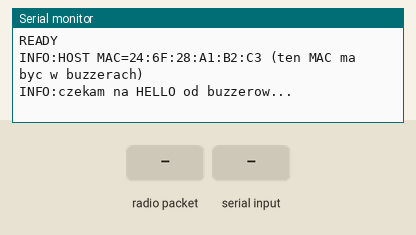
Simulated run of this sketch. Board: ESP32. On the bench: the last lines printed to the serial monitor. The inputs (shaded band) are chosen by the test bench.

Above: at 1.7 s.
1.8 s: radio packet "ARM" arrives
At 2.8 s:
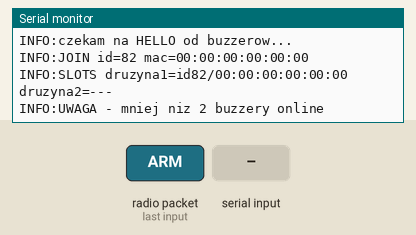
3.3 s: "ARM\n" received over Serial
At 4.4 s:
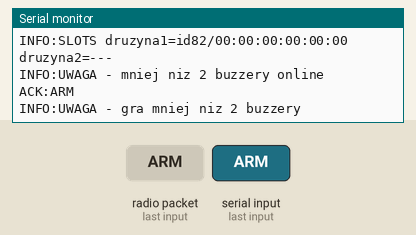
4.8 s: "RESET\n" received over Serial
At 5.6 s:
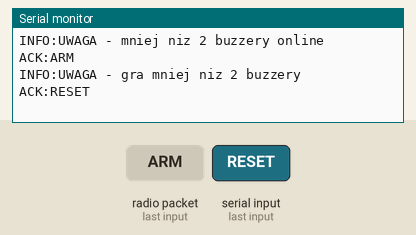
6.3 s: "PING\n" received over Serial
At 6.7 s:
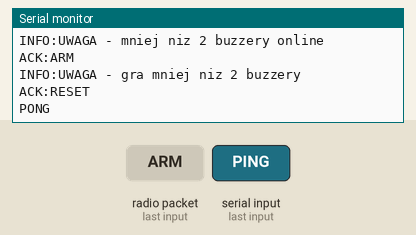
9.3 s: radio packet "RESET" arrives
At 9.7 s:
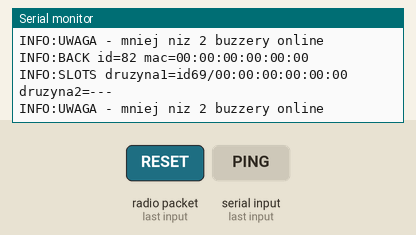
10.8 s: "WHO\n" received over Serial
At 11.6 s:
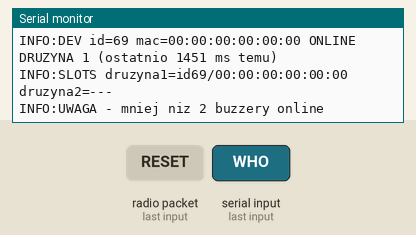

Measured:
- after the input at 1.8 s, the serial monitor: prints a new line after 0.05 s (image 1)
- after the input at 3.3 s, the serial monitor: prints a new line at once (image 2)
- after the input at 4.8 s, the serial monitor: prints a new line at once (image 3)
- after the input at 6.3 s, the serial monitor: prints a new line at once (image 4)
- after the input at 9.3 s, the serial monitor: prints a new line after 0.05 s (image 5)
- after the input at 10.8 s, the serial monitor: prints a new line at once (image 6)

The sketch:

host_v2.ino
```cpp
// ===== HOST - Familiada v2 (dynamiczne buzzery: dowolne 2 z N) =====
//
// CO SIE ZMIENIA DLA APKI: NIC.
// Apka dalej wysyla ARM / RESET / PING,
// host dalej odsyla READY / BUZZ:1 / BUZZ:2 / ACK:ARM / ACK:RESET / PONG.
// BUZZ:1 i BUZZ:2 to NUMER DRUZYNY (slot), a nie numer fizycznego buzzera.
// Dochodza dodatkowe linie diagnostyczne z prefiksem "INFO:" - apka moze je
// spokojnie ignorowac (tak samo jak dotad ignorowala "ERR:unknown:").
//
// JAK TO DZIALA
// - MAC-ow buzzerow NIE trzeba juz wklejac. Host uczy sie ich sam.
// - Kazdy buzzer co ~3 s wysyla HELLO. Host trzyma liste wlaczonych.
// - Host sortuje wlaczone buzzery po ich MY_ID rosnaco:
//   najnizszy MY_ID -> DRUZYNA 1 (slot 1, ring czerwony)
//   drugi w kolejce -> DRUZYNA 2 (slot 2, ring niebieski)
//   reszta -> REZERWA (slot 0, ring bursztynowy, buzz ignorowany)
//   Przydzial jest DETERMINISTYCZNY: reset hosta / apki nie zamieni druzyn
//   miejscami.
// - Buzzer, ktory zamilknie na ponad 6 s (wylaczony, padl), wypada z listy
//   i sloty licza sie od nowa. Wystarczy: wylacz zepsuty, wlacz zapasowy.
// - Przeliczanie slotow dzieje sie TYLKO w stanie LOCKED (miedzy rundami),
//   zeby nic sie nie przestawilo w srodku pojedynku.
//
// SCENARIUSZ AWARYJNY NA WESELU
// 1. Wylacz oba buzzery pstryczkiem.
// 2. Wlacz ten, ktory dziala + zapasowy.
// 3. Poczekaj ~5 s. Ringi zapala sie na czerwono i niebiesko = gotowe.
//    (Czerwony to zawsze DRUZYNA 1.)
// 4. Reload apki, Polacz z hostem, graj dalej. Hosta nie trzeba ruszac.
//
// DODATKOWE KOMENDY (do wpisania recznie w Serial Monitorze, apka ich nie uzywa)
//   WHO    - wypisz liste wykrytych buzzerow i przydzialy
//   RESCAN - wyczysc liste, przydziel od nowa (buzzery zglosza sie w ~3 s)
//   SWAP   - zamien DRUZYNE 1 z DRUZYNA 2 miejscami

#include <WiFi.h>
#include <esp_now.h>

// ---- protokol ESP-NOW ----
#define MSG_BUZZ   1   // buzzer -> host: wcisnieto
#define MSG_WIN    2   // host -> buzzer: swiec
#define MSG_OFF    3   // host -> buzzer: gas
#define MSG_HELLO  4   // buzzer -> host: zyje, jestem MY_ID
#define MSG_ASSIGN 5   // host -> buzzer: twoj slot (0/1/2)

#define MAX_DEV 8
#define DEV_TIMEOUT_MS 6000  // brak HELLO tak dlugo = buzzer wypada z gry
                              // (buzzer nadaje HELLO co 2 s -> 3 zgubione pakiety
                              //  zanim uznamy go za wylaczonego)

typedef struct {
  uint8_t type;
  uint8_t id;
} Packet;

struct Dev {
  bool used;
  bool online;
  bool peer;
  uint8_t mac[6];
  uint8_t id;        // MY_ID zgloszony przez buzzer
  uint8_t slot;      // 0 = rezerwa, 1 = druzyna 1, 2 = druzyna 2
  unsigned long lastSeen;
};
Dev devs[MAX_DEV];

enum State { LOCKED, ARMED, BUZZED };
State state = LOCKED;
bool needRecalc = false;

// --- kolejka zdarzen z callbacku ESP-NOW (callback nic sam nie wysyla) ---
struct Evt { uint8_t mac[6]; uint8_t type; uint8_t id; };
#define QN 16
Evt q[QN];
volatile uint8_t qHead = 0, qTail = 0;

String serialBuffer = "";

// ---------- POMOCNICZE ----------

String macStr(const uint8_t *m) {
  char b[18];
  sprintf(b, "%02X:%02X:%02X:%02X:%02X:%02X", m[0], m[1], m[2], m[3], m[4], m[5]);
  return String(b);
}

int findDev(const uint8_t *mac) {
  for (int i = 0; i < MAX_DEV; i++)
    if (devs[i].used && memcmp(devs[i].mac, mac, 6) == 0) return i;
  return -1;
}

void ensurePeer(int i) {
  if (devs[i].peer) return;
  esp_now_peer_info_t p = {};
  memcpy(p.peer_addr, devs[i].mac, 6);
  p.channel = 0;
  p.encrypt = false;
  esp_err_t r = esp_now_add_peer(&p);
  if (r == ESP_OK || r == ESP_ERR_ESPNOW_EXIST) devs[i].peer = true;
}

void sendPacket(int i, uint8_t type, uint8_t id) {
  if (i < 0 || !devs[i].used) return;
  ensurePeer(i);
  Packet p = { type, id };
  esp_now_send(devs[i].mac, (uint8_t*)&p, sizeof(p));
}

void sendAssign(int i) {
  sendPacket(i, MSG_ASSIGN, devs[i].slot);
}

void sendOffAll() {
  // celowo do WSZYSTKICH znanych, nie tylko "online" - gdyby ktorys zostal
  // blednie uznany za offline, i tak ma zgasnac
  for (int i = 0; i < MAX_DEV; i++)
    if (devs[i].used) sendPacket(i, MSG_OFF, 0);
}

int devForSlot(uint8_t slot) {
  for (int i = 0; i < MAX_DEV; i++)
    if (devs[i].used && devs[i].online && devs[i].slot == slot) return i;
  return -1;
}

int countTeams() {
  int n = 0;
  if (devForSlot(1) >= 0) n++;
  if (devForSlot(2) >= 0) n++;
  return n;
}

// ---------- LISTA URZADZEN ----------

int findOrAdd(const uint8_t *mac, uint8_t id) {
  int i = findDev(mac);
  if (i >= 0) {
    if (!devs[i].online) {
      devs[i].online = true;
      needRecalc = true;
      Serial.printf("INFO:BACK id=%d mac=%s\n", devs[i].id, macStr(mac).c_str());
    }
    devs[i].id = id;
    devs[i].lastSeen = millis();
    return i;
  }
  for (int k = 0; k < MAX_DEV; k++) {
    if (!devs[k].used) {
      devs[k].used = true;
      devs[k].online = true;
      devs[k].peer = false;
      memcpy(devs[k].mac, mac, 6);
      devs[k].id = id;
      devs[k].slot = 0;
      devs[k].lastSeen = millis();
      ensurePeer(k);
      needRecalc = true;
      Serial.printf("INFO:JOIN id=%d mac=%s\n", id, macStr(mac).c_str());
      return k;
    }
  }
  return -1;
}

bool devLess(int a, int b) {
  if (devs[a].id != devs[b].id) return devs[a].id < devs[b].id;
  return memcmp(devs[a].mac, devs[b].mac, 6) < 0;
}

void printOneSlot(uint8_t slot) {
  int d = devForSlot(slot);
  Serial.printf(" druzyna%d=", slot);
  if (d < 0) Serial.print("---");
  else Serial.printf("id%d/%s", devs[d].id, macStr(devs[d].mac).c_str());
}

void printSlots() {
  Serial.print("INFO:SLOTS");
  printOneSlot(1);
  printOneSlot(2);
  Serial.println();
  if (countTeams() < 2) Serial.println("INFO:UWAGA - mniej niz 2 buzzery online");
}

void recalcSlots() {
  int idx[MAX_DEV];
  int n = 0;
  for (int i = 0; i < MAX_DEV; i++)
    if (devs[i].used && devs[i].online) idx[n++] = i;

  // sortowanie po MY_ID rosnaco (remis -> po MAC): deterministyczne przydzialy
  for (int a = 0; a < n - 1; a++)
    for (int b = a + 1; b < n; b++)
      if (devLess(idx[b], idx[a])) { int t = idx[a]; idx[a] = idx[b]; idx[b] = t; }

  for (int i = 0; i < MAX_DEV; i++) if (devs[i].used) devs[i].slot = 0;
  for (int k = 0; k < n && k < 2; k++) devs[idx[k]].slot = k + 1;

  for (int k = 0; k < n; k++) sendAssign(idx[k]);
  printSlots();
}

// ---------- CALLBACK ESP-NOW (tylko kolejkuje) ----------

void pushEvt(const uint8_t *mac, uint8_t type, uint8_t id) {
  uint8_t next = (uint8_t)((qHead + 1) % QN);
  if (next == qTail) return; // kolejka pelna - gubimy pakiet
  memcpy(q[qHead].mac, mac, 6);
  q[qHead].type = type;
  q[qHead].id = id;
  qHead = next;
}

#if ESP_ARDUINO_VERSION_MAJOR >= 3
void onRecv(const esp_now_recv_info_t *info, const uint8_t *data, int len) {
  const uint8_t *src = info->src_addr;
#else
void onRecv(const uint8_t *mac, const uint8_t *data, int len) {
  const uint8_t *src = mac;
#endif
  if (len < (int)sizeof(Packet)) return;
  Packet p;
  memcpy(&p, data, sizeof(p));
  pushEvt(src, p.type, p.id);
}

// ---------- OBSLUGA ZDARZEN (w loop, kolejnosc = kolejnosc odbioru) ----------

void handleEvt(const Evt &e) {
  int i = findOrAdd(e.mac, e.id);
  if (i < 0) return;

  if (e.type == MSG_HELLO) {
    sendAssign(i); // odswieza tez watchdog po stronie buzzera
    return;
  }

  if (e.type == MSG_BUZZ) {
    if (state != ARMED) return; // LOCKED / juz ktos wygral
    if (devs[i].slot != 1 && devs[i].slot != 2) { // rezerwa - ignorujemy
      Serial.printf("INFO:IGNORED buzz od rezerwy id=%d\n", devs[i].id);
      return;
    }
    state = BUZZED;
    sendPacket(i, MSG_WIN, 0);
    Serial.printf("BUZZ:%d\n", devs[i].slot); // <<< to czyta apka
  }
}

// ---------- PARSER SERIAL ----------

void printWho() {
  Serial.println("INFO:--- lista buzzerow ---");
  for (int i = 0; i < MAX_DEV; i++) {
    if (!devs[i].used) continue;
    const char *s = devs[i].slot == 1 ? "DRUZYNA 1"
                  : devs[i].slot == 2 ? "DRUZYNA 2" : "rezerwa";
    Serial.printf("INFO:DEV id=%d mac=%s %s %s (ostatnio %lu ms temu)\n",
      devs[i].id, macStr(devs[i].mac).c_str(),
      devs[i].online ? "ONLINE " : "offline", s,
      millis() - devs[i].lastSeen);
  }
  printSlots();
}

void processLine(const String &line) {
  String cmd = line;
  cmd.trim();
  cmd.toUpperCase();

  if (cmd == "ARM") {
    state = ARMED;
    sendOffAll();
    Serial.println("ACK:ARM");
    if (countTeams() < 2) Serial.println("INFO:UWAGA - gra mniej niz 2 buzzery");

  } else if (cmd == "RESET") {
    state = LOCKED;
    sendOffAll();
    Serial.println("ACK:RESET");
    if (needRecalc) { needRecalc = false; recalcSlots(); }

  } else if (cmd == "PING") {
    Serial.println("PONG");

  } else if (cmd == "WHO") {
    printWho();

  } else if (cmd == "RESCAN") {
    for (int i = 0; i < MAX_DEV; i++) { devs[i].used = false; devs[i].online = false; devs[i].peer = false; devs[i].slot = 0; }
    needRecalc = true;
    Serial.println("INFO:RESCAN - czekam na HELLO (~3 s)");

  } else if (cmd == "SWAP") {
    int d1 = devForSlot(1), d2 = devForSlot(2);
    if (d1 >= 0) devs[d1].slot = 2;
    if (d2 >= 0) devs[d2].slot = 1;
    if (d1 >= 0) sendAssign(d1);
    if (d2 >= 0) sendAssign(d2);
    Serial.println("INFO:SWAP");
    printSlots();

  } else if (cmd.length() > 0) {
    Serial.printf("ERR:unknown:%s\n", cmd.c_str());
  }
}

// ---------- SETUP / LOOP ----------

void setup() {
  Serial.begin(115200);
  delay(300);

  for (int i = 0; i < MAX_DEV; i++) devs[i].used = false;

  WiFi.mode(WIFI_STA);
  WiFi.disconnect();
  delay(200);

  if (esp_now_init() != ESP_OK) {
    Serial.println("BLAD: ESP-NOW init");
    return;
  }
  esp_now_register_recv_cb(onRecv);

  Serial.println("READY");
  Serial.printf("INFO:HOST MAC=%s (ten MAC ma byc w buzzerach)\n",
    WiFi.macAddress().c_str());
  Serial.println("INFO:czekam na HELLO od buzzerow...");
}

void loop() {
  // 1) zdarzenia z radia
  while (qTail != qHead) {
    Evt e = q[qTail];
    qTail = (uint8_t)((qTail + 1) % QN);
    handleEvt(e);
  }

  // 2) timeouty - kto zamilkl, ten wypada
  unsigned long now = millis();
  for (int i = 0; i < MAX_DEV; i++) {
    if (devs[i].used && devs[i].online && (now - devs[i].lastSeen > DEV_TIMEOUT_MS)) {
      devs[i].online = false;
      // UWAGA: slotu tu NIE zerujemy. Gdyby w srodku uzbrojonej rundy zgubily sie
      // 3 pakiety HELLO, buzzer stalby sie "rezerwa" i host zignorowalby jego buzz.
      // Slot czyszczony jest dopiero w recalcSlots(), a to chodzi tylko w LOCKED.
      needRecalc = true;
      Serial.printf("INFO:LOST id=%d mac=%s\n", devs[i].id, macStr(devs[i].mac).c_str());
    }
  }

  // 3) przeliczenie slotow tylko miedzy rundami
  if (needRecalc && state == LOCKED) {
    needRecalc = false;
    recalcSlots();
  }

  // 4) serial z apki
  while (Serial.available()) {
    char c = Serial.read();
    if (c == '\n') {
      processLine(serialBuffer);
      serialBuffer = "";
    } else if (c != '\r') {
      serialBuffer += c;
      if (serialBuffer.length() > 32) serialBuffer = "";
    }
  }
}
```
